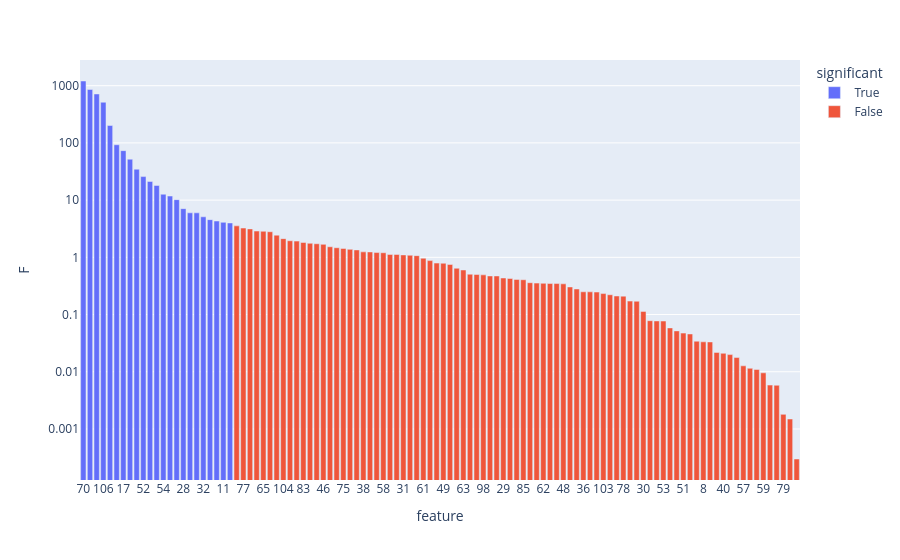

Notebook cell for this chart:
### Code cell
from sklearn.feature_selection import f_classif
import numpy as np

Xt = hoda.transform(X)
xt = tl.to_numpy(tl.unfold(Xt,0))
F,p = f_classif(xt, y)
df = pd.DataFrame({
    'feature': np.arange(len(F)),
    'F': F,
    'p_value': p
})
df['significant'] = p <0.05
fig = px.bar(df, x='feature', y='F', color='significant', log_y=True)
fig.update_xaxes(type='category', categoryorder='total descending')
fig.show()

### Figure 1 — Plotly figure (JSON) as saved in the notebook; plotly's stock layout.template omitted (floating-point values rounded to 4 significant figures)
{"data": [{"alignmentgroup": "True", "hovertemplate": "significant=True<br>feature=%{x}<br>F=%{y}<extra></extra>", "legendgroup": "True", "marker": {"color": "#636efa", "pattern": {"shape": ""}}, "name": "True", "offsetgroup": "True", "orientation": "v", "showlegend": true, "textposition": "auto", "type": "bar", "x": [0, 10, 11, 17, 18, 19, 20, 28, 32, 34, 37, 39, 52, 54, 70, 71, 72, 88, 89, 90, 93, 106, 107], "xaxis": "x", "y": [18.03, 11.79, 4.092, 73.22, 21.18, 4.315, 3.992, 7.097, 5.11, 10.2, 4.561, 5.997, 25.78, 12.68, 1208.0, 51.94, 34.71, 716.9, 858.3, 92.85, 6.005, 513.9, 201.2], "yaxis": "y"}, {"alignmentgroup": "True", "hovertemplate": "significant=False<br>feature=%{x}<br>F=%{y}<extra></extra>", "legendgroup": "False", "marker": {"color": "#EF553B", "pattern": {"shape": ""}}, "name": "False", "offsetgroup": "False", "orientation": "v", "showlegend": true, "textposition": "auto", "type": "bar", "x": [1, 2, 3, 4, 5, 6, 7, 8, 9, 12, 13, 14, 15, 16, 21, 22, 23, 24, 25, 26, 27, 29, 30, 31, 33, 35, 36, 38, 40, 41, 42, 43, 44, 45, 46, 47, 48, 49, 50, 51, 53, 55, 56, 57, 58, 59, 60, 61, 62, 63, 64, 65, 66, 67, 68, 69, 73, 74, 75, 76, 77, 78, 79, 80, 81, 82, 83, 84, 85, 86, 87, 91, 92, 94, 95, 96, 97, 98, 99, 100, 101, 102, 103, 104, 105], "xaxis": "x", "y": [3.141, 0.001495, 0.172, 0.005858, 0.4273, 0.07813, 1.071, 0.03338, 1.922, 0.01151, 0.2496, 0.2111, 0.03424, 3.549, 1.472, 0.0458, 0.07737, 0.01997, 0.877, 1.212, 0.2799, 0.4356, 0.1136, 1.103, 2.442, 2.802, 0.25, 1.246, 0.02103, 1.243, 1.123, 0.01773, 0.05183, 0.000299, 1.686, 1.529, 0.3443, 0.7884, 0.6445, 0.04738, 0.07704, 0.0218, 0.7938, 0.0127, 1.203, 0.009581, 1.088, 0.9656, 0.3516, 0.6011, 0.05842, 2.852, 0.7515, 0.01098, 0.4731, 0.1709, 0.5074, 0.005808, 1.43, 1.76, 3.249, 0.2098, 0.001802, 0.03321, 1.381, 1.124, 1.818, 0.3606, 0.406, 1.348, 0.4109, 0.2474, 0.3486, 1.727, 2.879, 0.3483, 0.3039, 0.494, 0.222, 1.95, 0.3545, 0.4728, 0.2328, 2.123, 0.5009], "yaxis": "y"}], "layout": {"barmode": "relative", "legend": {"title": {"text": "significant"}, "tracegroupgap": 0}, "margin": {"t": 60}, "xaxis": {"anchor": "y", "categoryorder": "total descending", "domain": [0, 1], "title": {"text": "feature"}, "type": "category"}, "yaxis": {"anchor": "x", "domain": [0, 1], "title": {"text": "F"}, "type": "log"}}}
